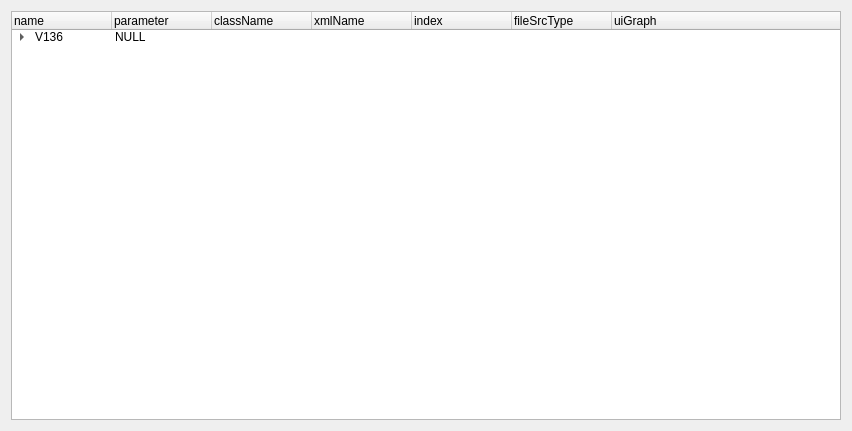
<?xml version="1.0" encoding="UTF-8"?>
<ui version="4.0">
 <class>Form</class>
 <widget class="QWidget" name="Form">
  <property name="geometry">
   <rect>
    <x>0</x>
    <y>0</y>
    <width>852</width>
    <height>431</height>
   </rect>
  </property>
  <property name="windowTitle">
   <string>Form</string>
  </property>
  <layout class="QVBoxLayout" name="verticalLayout">
   <item>
    <widget class="QTreeWidget" name="treeWidget">
     <column>
      <property name="text">
       <string>name</string>
      </property>
     </column>
     <column>
      <property name="text">
       <string>parameter</string>
      </property>
     </column>
     <column>
      <property name="text">
       <string>className</string>
      </property>
     </column>
     <column>
      <property name="text">
       <string>xmlName</string>
      </property>
     </column>
     <column>
      <property name="text">
       <string>index</string>
      </property>
     </column>
     <column>
      <property name="text">
       <string>fileSrcType</string>
      </property>
     </column>
     <column>
      <property name="text">
       <string>uiGraph</string>
      </property>
     </column>
     <item>
      <property name="text">
       <string>V136</string>
      </property>
      <property name="text">
       <string>NULL</string>
      </property>
      <property name="text">
       <string/>
      </property>
      <property name="text">
       <string/>
      </property>
      <property name="text">
       <string/>
      </property>
      <property name="text">
       <string/>
      </property>
      <item>
       <property name="text">
        <string>Axis</string>
       </property>
       <property name="text">
        <string>NULL</string>
       </property>
       <property name="text">
        <string/>
       </property>
       <property name="text">
        <string/>
       </property>
       <property name="text">
        <string/>
       </property>
       <property name="text">
        <string/>
       </property>
       <item>
        <property name="text">
         <string>Motor</string>
        </property>
        <property name="text">
         <string>NULL</string>
        </property>
        <property name="text">
         <string>UiMotor</string>
        </property>
        <property name="text">
         <string>PrmFuncMotor</string>
        </property>
        <property name="text">
         <string>0</string>
        </property>
        <property name="text">
         <string>1</string>
        </property>
        <property name="text">
         <string>GraphMotor129</string>
        </property>
       </item>
       <item>
        <property name="text">
         <string>Encoder</string>
        </property>
        <property name="text">
         <string>NULL</string>
        </property>
        <property name="text">
         <string>UiEncoder</string>
        </property>
        <property name="text">
         <string>PrmFuncEncoder</string>
        </property>
        <property name="text">
         <string>1</string>
        </property>
        <property name="text">
         <string>1</string>
        </property>
        <property name="text">
         <string>GraphEncoder136</string>
        </property>
       </item>
       <item>
        <property name="text">
         <string>Power</string>
        </property>
        <property name="text">
         <string>NULL</string>
        </property>
        <property name="text">
         <string>UiPower</string>
        </property>
        <property name="text">
         <string>PrmFuncPower</string>
        </property>
        <property name="text">
         <string>2</string>
        </property>
        <property name="text">
         <string>1</string>
        </property>
        <property name="text">
         <string>GraphPower129</string>
        </property>
       </item>
       <item>
        <property name="text">
         <string>Current</string>
        </property>
        <property name="text">
         <string>NULL</string>
        </property>
        <property name="text">
         <string>UiCurrent</string>
        </property>
        <property name="text">
         <string>PrmFuncCurrentloop</string>
        </property>
        <property name="text">
         <string>3</string>
        </property>
        <property name="text">
         <string>1</string>
        </property>
        <property name="text">
         <string>GraphCurrent133</string>
        </property>
       </item>
       <item>
        <property name="text">
         <string>Velocity</string>
        </property>
        <property name="text">
         <string>NULL</string>
        </property>
        <property name="text">
         <string>UiVelocity</string>
        </property>
        <property name="text">
         <string>PrmFuncSpeedloop</string>
        </property>
        <property name="text">
         <string>4</string>
        </property>
        <property name="text">
         <string>1</string>
        </property>
        <property name="text">
         <string>GraphVelocity133</string>
        </property>
       </item>
       <item>
        <property name="text">
         <string>Position</string>
        </property>
        <property name="text">
         <string>NULL</string>
        </property>
        <property name="text">
         <string>UiPosition</string>
        </property>
        <property name="text">
         <string>PrmFuncPositionloop</string>
        </property>
        <property name="text">
         <string>5</string>
        </property>
        <property name="text">
         <string>1</string>
        </property>
        <property name="text">
         <string>GraphPosition133</string>
        </property>
       </item>
       <item>
        <property name="text">
         <string>Brake</string>
        </property>
        <property name="text">
         <string>NULL</string>
        </property>
        <property name="text">
         <string>UiBrake</string>
        </property>
        <property name="text">
         <string>PrmFuncBrake</string>
        </property>
        <property name="text">
         <string>6</string>
        </property>
        <property name="text">
         <string>1</string>
        </property>
        <property name="text">
         <string>GraphBrake129</string>
        </property>
       </item>
       <item>
        <property name="text">
         <string>IOConfig</string>
        </property>
        <property name="text">
         <string>NULL</string>
        </property>
        <property name="text">
         <string>UiIOConf</string>
        </property>
        <property name="text">
         <string>PrmFuncIOConf</string>
        </property>
        <property name="text">
         <string>7</string>
        </property>
        <property name="text">
         <string>1</string>
        </property>
        <property name="text">
         <string>GraphIOConf136</string>
        </property>
       </item>
       <item>
        <property name="text">
         <string>IOAnalog</string>
        </property>
        <property name="text">
         <string>NULL</string>
        </property>
        <property name="text">
         <string>UiIOAnalog</string>
        </property>
        <property name="text">
         <string>PrmFuncIOAnalog</string>
        </property>
        <property name="text">
         <string>8</string>
        </property>
        <property name="text">
         <string>1</string>
        </property>
        <property name="text">
         <string>GraphIOAnalog136</string>
        </property>
       </item>
       <item>
        <property name="text">
         <string>Home</string>
        </property>
        <property name="text">
         <string>NULL</string>
        </property>
        <property name="text">
         <string>UiHome</string>
        </property>
        <property name="text">
         <string>PrmFuncHome</string>
        </property>
        <property name="text">
         <string>9</string>
        </property>
        <property name="text">
         <string>1</string>
        </property>
        <property name="text">
         <string>GraphHome136</string>
        </property>
       </item>
       <item>
        <property name="text">
         <string>Status</string>
        </property>
        <property name="text">
         <string>NULL</string>
        </property>
        <property name="text">
         <string>UiStatus</string>
        </property>
        <property name="text">
         <string>PrmFuncDeviceStatus</string>
        </property>
        <property name="text">
         <string>10</string>
        </property>
        <property name="text">
         <string>0</string>
        </property>
        <property name="text">
         <string>GraphStatus136</string>
        </property>
       </item>
       <item>
        <property name="text">
         <string>RAM</string>
        </property>
        <property name="text">
         <string>NULL</string>
        </property>
        <property name="text">
         <string>UiRAM</string>
        </property>
        <property name="text">
         <string>PrmRAMAxis</string>
        </property>
        <property name="text">
         <string>11</string>
        </property>
        <property name="text">
         <string>1</string>
        </property>
        <property name="text">
         <string>NULL</string>
        </property>
       </item>
       <item>
        <property name="text">
         <string>FLASH</string>
        </property>
        <property name="text">
         <string>NULL</string>
        </property>
        <property name="text">
         <string>UiFLASH</string>
        </property>
        <property name="text">
         <string>PrmFlashAxis</string>
        </property>
        <property name="text">
         <string>12</string>
        </property>
        <property name="text">
         <string>1</string>
        </property>
        <property name="text">
         <string>NULL</string>
        </property>
       </item>
      </item>
      <item>
       <property name="text">
        <string>UiGlobal</string>
       </property>
       <property name="text">
        <string>NULL</string>
       </property>
       <property name="text">
        <string/>
       </property>
       <property name="text">
        <string/>
       </property>
       <property name="text">
        <string/>
       </property>
       <property name="text">
        <string/>
       </property>
       <item>
        <property name="text">
         <string>IO</string>
        </property>
        <property name="text">
         <string>NULL</string>
        </property>
        <property name="text">
         <string>UiIO</string>
        </property>
        <property name="text">
         <string>PrmIO</string>
        </property>
        <property name="text">
         <string/>
        </property>
        <property name="text">
         <string>0</string>
        </property>
        <property name="text">
         <string>GraphIO133</string>
        </property>
       </item>
      </item>
      <item>
       <property name="text">
        <string>Global</string>
       </property>
       <item>
        <property name="text">
         <string>Plot</string>
        </property>
        <property name="text">
         <string>NULL</string>
        </property>
       </item>
      </item>
     </item>
    </widget>
   </item>
  </layout>
 </widget>
 <resources/>
 <connections/>
</ui>
